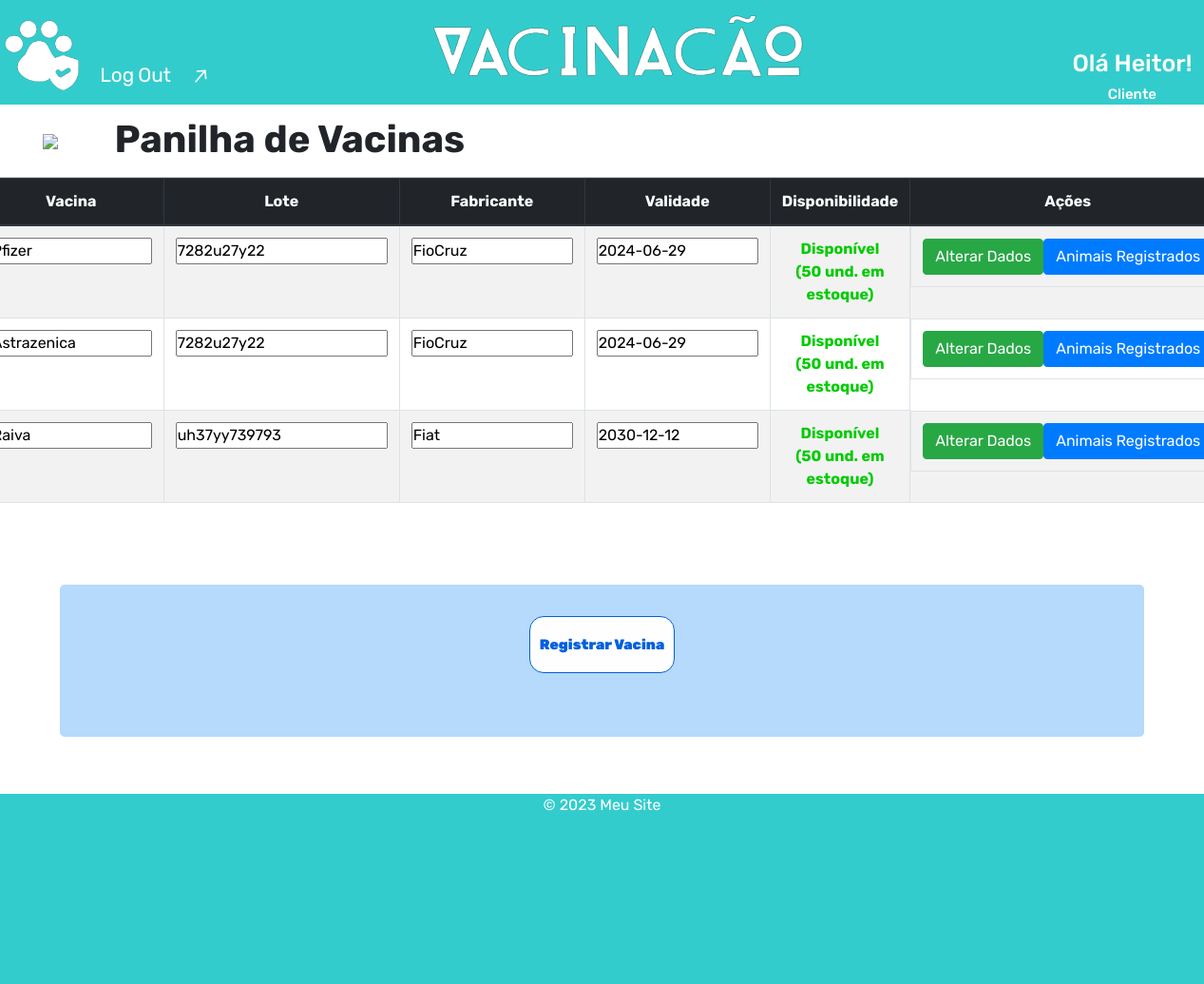
Screenshot of /pages/php/admin/painel_vacinas.php (signed in) with the database file from the repository.
### tables this page shows
CREATE TABLE `vacina_reg` (
  `id` int NOT NULL AUTO_INCREMENT,
  `nome_vacina` varchar(45) DEFAULT NULL,
  `lote` varchar(45) DEFAULT NULL,
  `laboratorio` varchar(45) DEFAULT NULL,
  `validade` date DEFAULT NULL,
  `quantidade` int DEFAULT NULL,
  PRIMARY KEY (`id`)
);

### pages/php/admin/painel_vacinas.php (the view, shortened to what this page needs)
<?php
include('../functions/funcoes.php');
?>
<!DOCTYPE html>
<html lang="pt">
<head>
    <link rel="stylesheet" href="https://stackpath.bootstrapcdn.com/bootstrap/4.1.3/css/bootstrap.min.css">
    <link rel="stylesheet" type="text/css" href="../../../styles/painel_vacinas.css" media="screen" />
</head>
<body>
    <header>
        <?php include('../includes/cabecalho.php') ?>
    </header>
    <main>
    <section id="section0" class="container-fluid">
            <div class="row">
                <div class="col-1 d-flex align-items-center justify-content-center">
                    <a href="home_admin.php"> <img src="../../../icons/arrow_back-google.png"></a>
                </div>
                <div class="col_text_top col">
                    <p class="text_top "><b>Panilha de Vacinas</b></p>
                </div>
            </div>
        </section>
        <section id="section01" class="container-fluid">
        <div id="table_users" class="d-flex justify-content-center">
            <table class="table table-bordered table-hover table-striped">
                <thead class="thead-dark">
                    <tr class="table_cabec">
                        <th scope="col">Vacina</th>
                        <th scope="col">Lote</th>
                        <th scope="col">Fabricante</th>
                        <th scope="col">Validade</th>
                        <th scope="col">Disponibilidade</th>
                        <th scope="col">Ações</th>
                    </tr>
                </thead>
                <tbody>
                    <?php
                    $mysqli = query_db();
                    $sql = "SELECT * FROM vacina_reg ORDER BY quantidade DESC";
                    $query = $mysqli->query($sql);
                    while ($dados = mysqli_fetch_assoc($query)){
                        $qntd = $dados['quantidade'];
                        if($qntd > 10){
                            $qntd_out = 'Disponível<br>(' . $qntd . ' und. em estoque)';
                            $style = 'color: rgb(1, 203, 1);';
                        }
                        elseif($qntd > 0 or $qntd == 10){
                            $qntd_out = 'Estoque baixo!<br>(' . $qntd . ' und. em estoque)';
                            $style = 'color: rgb(255, 109, 25);';
                        }
                        else{
                            $qntd_out = 'Indisponível<br>(estoque zerado)';
                            $style = 'color: red;';
                        }
                        echo "<form action='../functions/alterar_dados_register_vacinas.php' method='post'>";
                        echo "<tr>";
                        echo '<td><input type="text" class="campo_form" value="' . $dados['nome_vacina'] . '" name="nome_vacina"></td>';
                        echo '<td><input type="text" value="' . $dados['lote'] . '" name="lote"></td>';
                        echo '<td><input type="text" class="campo_form" value="' . $dados['laboratorio'] . '" name="lab"></td>';
                        echo '<td><input type="text" class="campo_form" value="' . $dados['validade'] . '" name="validade"></td>';
                        echo '<td class="align_text"><div style="' . $style .'"><b>' . $qntd_out . '</b></div></td>';
                        echo "<td class=' d-flex align-items-center justify-content-around'>
                        <button class='btn btn-success botao_acoes' type='submit' id='" . $dados['id'] . "'>Alterar Dados</button>
                        </form>
                        <form action='../register_pets.php' method='post'>";
                        echo "<button class='btn btn-primary botao_acoes' id='botao_adicionar'>Animais Registrados</button>
                        </form></td>";
                    }
                    ?>
                </tbody>
            </table>
        </div>
        </section>
        <section id="section02" class="container-fluid">
            <div class="row">
                <div class="inf_box col d-flex justify-content-around">
                    <button class="button_register_vacinas" onclick="window.location.href='register_vacinas.php'">Registrar Vacina</button>
                </div>
            </div>
        </section>
    </main>
    <footer>
        <?php include('../includes/rodape.php') ?>
    </footer>
</body>
</html>

### styles/painel_vacinas.css (style rules this page uses)
#section0 { border-bottom: solid rgb(203, 203, 203) 1px; }
.text_top { font-size: 2.5em; position: relative; top: 7px; }
th { text-align: center; }
#section02 { margin-top: 70px; margin-bottom: 60px; width: 90%; }
.inf_box { text-align: center; background-color: rgb(181, 218, 251); border-radius: 5px; height: 20vh; }
.button_register_vacinas { padding: 10px 10px; margin-top: 3%; border: solid; border-width: 1px; border-radius: 15px; color: #0060de; z-index: 1; background: #fffefe; position: relative; font-weight: 1000; font-size: 15px; transition: all 250ms; overflow: hidden; cursor: pointer; height: 60px; }
.button_register_vacinas::before { content: ""; position: absolute; top: 0; left: 0; height: 100%; width: 0; border-radius: 15px; background-color: rgba(255,182,244,1); z-index: -1; -webkit-box-shadow: 4px 8px 19px -3px rgba(0,0,0,0.27); box-shadow: 4px 8px 19px -3px rgba(0,0,0,0.27); transition: all 250ms }
.campo_form { width: 170px; }
.align_text { text-align: center; }

### styles/cabecalho_e_rodape.css (style rules this page uses)
* { margin: 0; padding: 0; font-family: 'Rubik', sans-serif; }
footer { background-color: #33cccc; color: white; padding: 0; text-align: center; width: 100%; height: 25vh; }

### rows the page displays
vacina_reg: nome_vacina "Pfizer", lote "7282u27y22", lab "FioCruz", validade "2024-06-29", quantidade "50"
vacina_reg: nome_vacina "Astrazenica", lote "7282u27y22", lab "FioCruz", validade "2024-06-29", quantidade "50"
vacina_reg: nome_vacina "Raiva", lote "uh37yy739793", lab "Fiat", validade "2030-12-12", quantidade "50"

### other values shown
$_SESSION['user_fname'] "Heitor"
$cat "Cliente"
